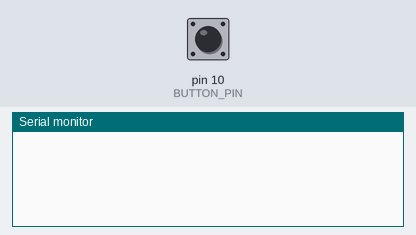
Simulated run of this sketch. Board: Arduino Uno, built with avr-gcc and run on an emulated ATmega328P. Parts: the last lines printed to the serial monitor. The inputs (shaded band) are chosen by the test bench; at power-on: pin 10 (BUTTON_PIN) LOW.

Above: at 1.2 s.
1.3 s: pin 10 (BUTTON_PIN) pulled HIGH for 0.15 s
At 1.43 s:
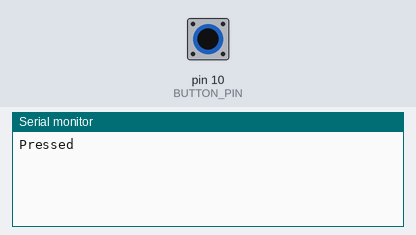
At 2.1 s:
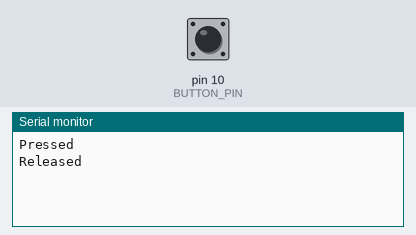

The sketch:

button.ino
```cpp
// Constants
const int BUTTON_PIN = 10;

// Watch for changes
int buttonState = 0;

// Setup the Arduino
void setup()
{
  // Use designated pin as input
  // Voltage present when button pressed
  pinMode( BUTTON_PIN, INPUT );

  // Enable serial communication
  Serial.begin( 9600 );
}

// Lop
void loop()
{
  int newState = 0;

  // Get the current state of the pin
  // Either high or low
  // Voltage present or not present
  newState = digitalRead( BUTTON_PIN );

  // If the state has changed
  if( newState != buttonState )
  {
    // If voltage is present
    // Button pressed
    if( newState == HIGH )
    {
      // Display message pressed
      Serial.println( "Pressed" );
    } else {
      // Display message for released
      Serial.println( "Released" );
    }

    // Update for the next iteration
    buttonState = newState;
  }
}
```

Measured:
- after the input at 1.3 s, the serial monitor: prints a new line at once (image 1)
